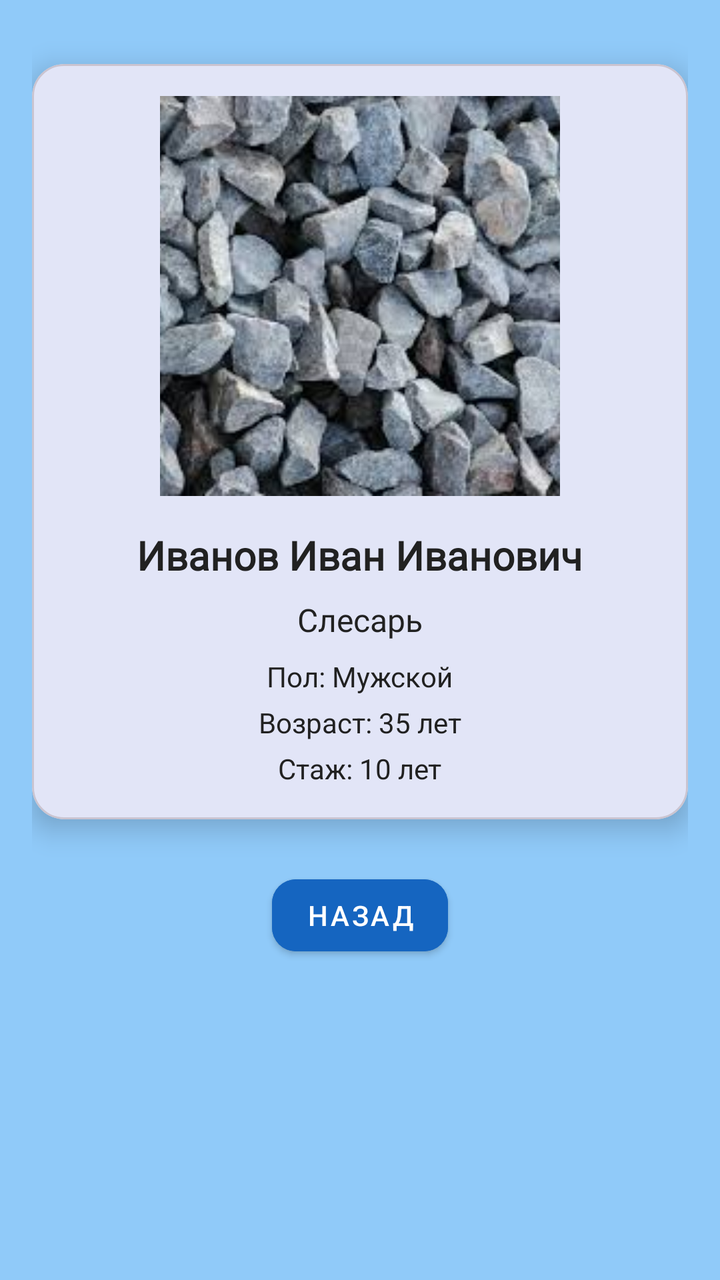
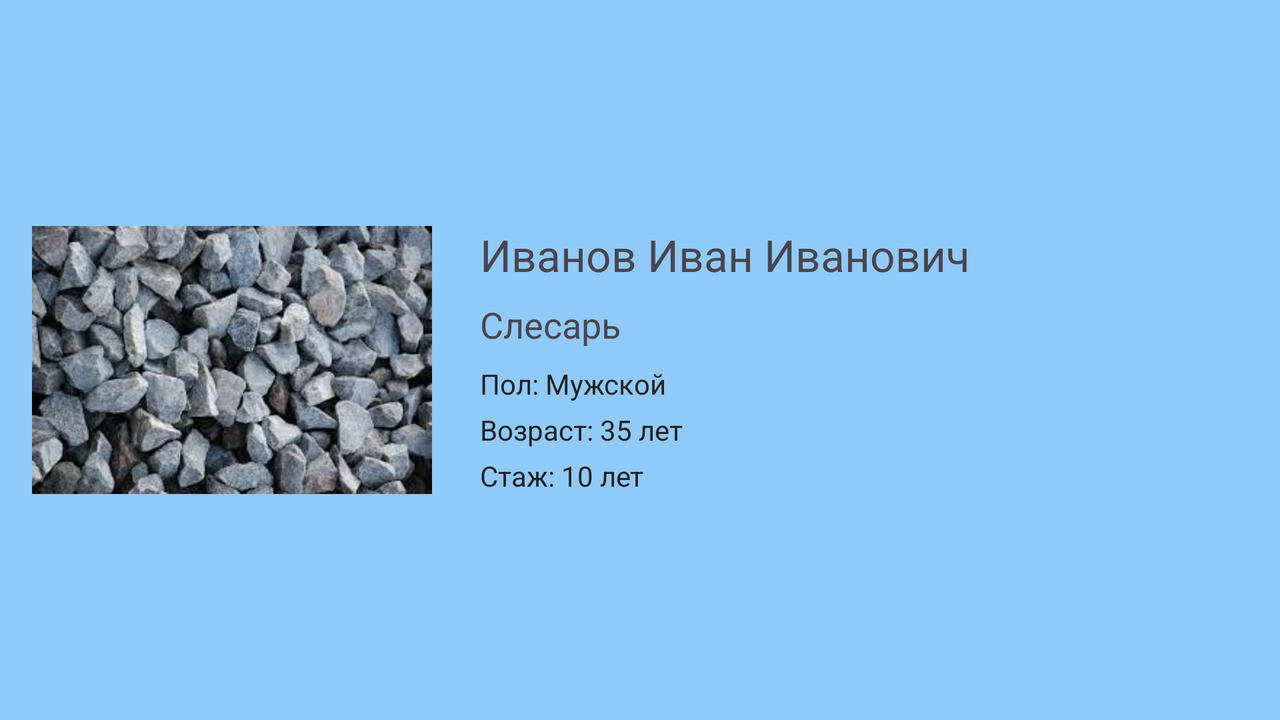

First picture: res/layout/ on a phone held upright. Second picture: the repository's own variant of that layout, on a device whose configuration matches the variant's folder. Source for both follows.
<!-- AndroidManifest.xml: application theme Theme.Lab2 -->
<!-- res/layout/activity_employee_details.xml -->
<?xml version="1.0" encoding="utf-8"?>
<ScrollView xmlns:android="http://schemas.android.com/apk/res/android"
    xmlns:app="http://schemas.android.com/apk/res-auto"
    android:layout_width="match_parent"
    android:layout_height="match_parent"
    android:padding="16dp">

    <LinearLayout
        android:layout_width="match_parent"
        android:layout_height="wrap_content"
        android:orientation="vertical"
        android:gravity="center_horizontal">

        <com.google.android.material.card.MaterialCardView
            android:layout_width="match_parent"
            android:layout_height="wrap_content"
            android:layout_marginTop="16dp"
            android:layout_marginBottom="16dp"
            app:cardCornerRadius="16dp"
            app:cardElevation="8dp">

            <LinearLayout
                android:layout_width="match_parent"
                android:layout_height="wrap_content"
                android:orientation="vertical"
                android:padding="16dp"
                android:gravity="center_horizontal">

                <ImageView
                    android:id="@+id/imageEmployee"
                    android:layout_width="200dp"
                    android:layout_height="200dp"
                    android:layout_gravity="center_horizontal"
                    android:src="@drawable/placeholder"
                    android:contentDescription="@string/employee_photo"
                    android:scaleType="centerCrop" />

                <TextView
                    android:id="@+id/textName"
                    android:text="Иванов Иван Иванович"
                    android:textSize="20sp"
                    android:textStyle="bold"
                    android:fontFamily="@font/roboto_medium"
                    android:layout_marginTop="16dp"
                    android:layout_gravity="center_horizontal"
                    android:layout_width="wrap_content"
                    android:layout_height="wrap_content"
                    android:textColor="@color/factory_text_dark" />

                <TextView
                    android:id="@+id/textPosition"
                    android:text="Слесарь"
                    android:textSize="16sp"
                    android:fontFamily="@font/roboto_medium"
                    android:layout_marginTop="8dp"
                    android:layout_gravity="center_horizontal"
                    android:layout_width="wrap_content"
                    android:layout_height="wrap_content"
                    android:textColor="@color/factory_text_dark" />

                <TextView
                    android:id="@+id/textGender"
                    android:layout_width="wrap_content"
                    android:layout_height="wrap_content"
                    android:text="Пол: Мужской"
                    android:textSize="14sp"
                    android:layout_marginTop="8dp"
                    android:textColor="@color/factory_text_dark" />

                <TextView
                    android:id="@+id/textAge"
                    android:layout_width="wrap_content"
                    android:layout_height="wrap_content"
                    android:text="Возраст: 35 лет"
                    android:textSize="14sp"
                    android:layout_marginTop="4dp"
                    android:textColor="@color/factory_text_dark" />

                <TextView
                    android:id="@+id/textExperience"
                    android:layout_width="wrap_content"
                    android:layout_height="wrap_content"
                    android:text="Стаж: 10 лет"
                    android:textSize="14sp"
                    android:layout_marginTop="4dp"
                    android:textColor="@color/factory_text_dark" />
            </LinearLayout>
        </com.google.android.material.card.MaterialCardView>

        <com.google.android.material.button.MaterialButton
            android:id="@+id/buttonBack"
            android:layout_width="wrap_content"
            android:layout_height="wrap_content"
            android:text="Назад"
            android:backgroundTint="@color/factory_primary"
            android:textColor="@color/factory_text_light"
            app:rippleColor="@color/factory_secondary"
            app:cornerRadius="12dp"
            style="@style/Widget.MaterialComponents.Button"
            android:layout_marginTop="8dp" />
    </LinearLayout>

</ScrollView>
<!-- resources referenced by this layout -->
<resources>
  <color name="factory_primary">#1565C0</color>
  <color name="factory_secondary">#90CAF9</color>
  <color name="factory_text_dark">#212121</color>
  <color name="factory_text_light">#FFFFFF</color>
  <!-- drawable placeholder: png bitmap (drawable, 14092 bytes) -->
  <string name="employee_photo">Фото сотрудника</string>
  <style name="Theme.Lab2" parent="Base.Theme.Lab2" />
  <style name="Base.Theme.Lab2" parent="Theme.Material3.DayNight.NoActionBar">
          
          <item name="colorPrimary">@color/factory_primary</item>
          <item name="colorPrimaryContainer">@color/factory_secondary</item>
          <item name="colorOnPrimary">@color/factory_text_light</item>
  
          <item name="colorSecondary">@color/factory_secondary</item>
          <item name="colorOnSecondary">@color/factory_text_dark</item>
  
          
          <item name="android:windowBackground">@color/factory_secondary</item>
  
          
          <item name="android:statusBarColor">@color/factory_primary</item>
          <item name="android:navigationBarColor">@color/factory_primary</item>
  
          
          <item name="android:textColorPrimary">@color/factory_text_dark</item>
  
          
          
      </style>
</resources>
<!-- res/layout-land/activity_employee_details.xml (the repository's variant of the layout above) -->
<!-- drawn on the phone turned sideways -->
<LinearLayout xmlns:android="http://schemas.android.com/apk/res/android"
    android:orientation="horizontal"
    android:layout_width="match_parent"
    android:layout_height="match_parent"
    android:padding="16dp"
    android:gravity="center_vertical">

    <ImageView
        android:id="@+id/imageEmployee"
        android:layout_width="200dp"
        android:layout_height="200dp"
        android:layout_marginEnd="24dp"
        android:src="@drawable/placeholder"
        android:contentDescription="@string/employee_photo"/>

    <LinearLayout
        android:orientation="vertical"
        android:layout_width="wrap_content"
        android:layout_height="wrap_content">

        <TextView
            android:id="@+id/textName"
            android:text="Иванов Иван Иванович"
            android:textSize="22sp"
            android:layout_width="wrap_content"
            android:layout_height="wrap_content"/>

        <TextView
            android:id="@+id/textPosition"
            android:text="Слесарь"
            android:textSize="18sp"
            android:layout_marginTop="8dp"
            android:layout_width="wrap_content"
            android:layout_height="wrap_content"/>
        <TextView
            android:id="@+id/textGender"
            android:layout_width="wrap_content"
            android:layout_height="wrap_content"
            android:text="Пол: Мужской"
            android:layout_marginTop="8dp"
            android:textSize="14sp"
            android:textColor="@color/factory_text_dark" />

        <TextView
            android:id="@+id/textAge"
            android:layout_width="wrap_content"
            android:layout_height="wrap_content"
            android:text="Возраст: 35 лет"
            android:layout_marginTop="4dp"
            android:textSize="14sp"
            android:textColor="@color/factory_text_dark" />

        <TextView
            android:id="@+id/textExperience"
            android:layout_width="wrap_content"
            android:layout_height="wrap_content"
            android:text="Стаж: 10 лет"
            android:layout_marginTop="4dp"
            android:textSize="14sp"
            android:textColor="@color/factory_text_dark" />
    </LinearLayout>
</LinearLayout>
<!-- resources referenced by the variant -->
<!-- as the phone turned sideways resolves them -->
<resources>
  <color name="factory_text_dark">#212121</color>
  <!-- drawable placeholder: png bitmap (drawable, 14092 bytes) -->
  <string name="employee_photo">Фото сотрудника</string>
  <style name="Theme.Lab2" parent="Base.Theme.Lab2" />
  <style name="Base.Theme.Lab2" parent="Theme.Material3.DayNight.NoActionBar">
          
          <item name="colorPrimary">@color/factory_primary</item>
          <item name="colorPrimaryContainer">@color/factory_secondary</item>
          <item name="colorOnPrimary">@color/factory_text_light</item>
  
          <item name="colorSecondary">@color/factory_secondary</item>
          <item name="colorOnSecondary">@color/factory_text_dark</item>
  
          
          <item name="android:windowBackground">@color/factory_secondary</item>
  
          
          <item name="android:statusBarColor">@color/factory_primary</item>
          <item name="android:navigationBarColor">@color/factory_primary</item>
  
          
          <item name="android:textColorPrimary">@color/factory_text_dark</item>
  
          
          
      </style>
  <color name="factory_primary">#1565C0</color>
  <color name="factory_secondary">#90CAF9</color>
  <color name="factory_text_light">#FFFFFF</color>
</resources>
